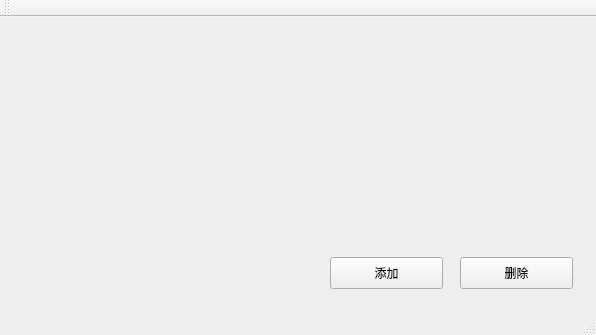
<?xml version="1.0" encoding="UTF-8"?>
<ui version="4.0">
 <class>MainWindow</class>
 <widget class="QMainWindow" name="MainWindow">
  <property name="geometry">
   <rect>
    <x>0</x>
    <y>0</y>
    <width>596</width>
    <height>335</height>
   </rect>
  </property>
  <property name="windowTitle">
   <string>MainWindow</string>
  </property>
  <widget class="QWidget" name="centralWidget">
   <widget class="QWidget" name="gridLayoutWidget">
    <property name="geometry">
     <rect>
      <x>-1</x>
      <y>-1</y>
      <width>541</width>
      <height>231</height>
     </rect>
    </property>
    <layout class="QGridLayout" name="gridLayout_3"/>
   </widget>
   <widget class="QPushButton" name="pushButton_2">
    <property name="geometry">
     <rect>
      <x>330</x>
      <y>240</y>
      <width>113</width>
      <height>32</height>
     </rect>
    </property>
    <property name="text">
     <string>添加</string>
    </property>
   </widget>
   <widget class="QPushButton" name="pushButton_del">
    <property name="geometry">
     <rect>
      <x>460</x>
      <y>240</y>
      <width>113</width>
      <height>32</height>
     </rect>
    </property>
    <property name="text">
     <string>删除</string>
    </property>
   </widget>
  </widget>
  <widget class="QMenuBar" name="menuBar">
   <property name="geometry">
    <rect>
     <x>0</x>
     <y>0</y>
     <width>596</width>
     <height>22</height>
    </rect>
   </property>
  </widget>
  <widget class="QToolBar" name="mainToolBar">
   <attribute name="toolBarArea">
    <enum>TopToolBarArea</enum>
   </attribute>
   <attribute name="toolBarBreak">
    <bool>false</bool>
   </attribute>
  </widget>
  <widget class="QStatusBar" name="statusBar"/>
 </widget>
 <layoutdefault spacing="6" margin="11"/>
 <resources/>
 <connections/>
</ui>
